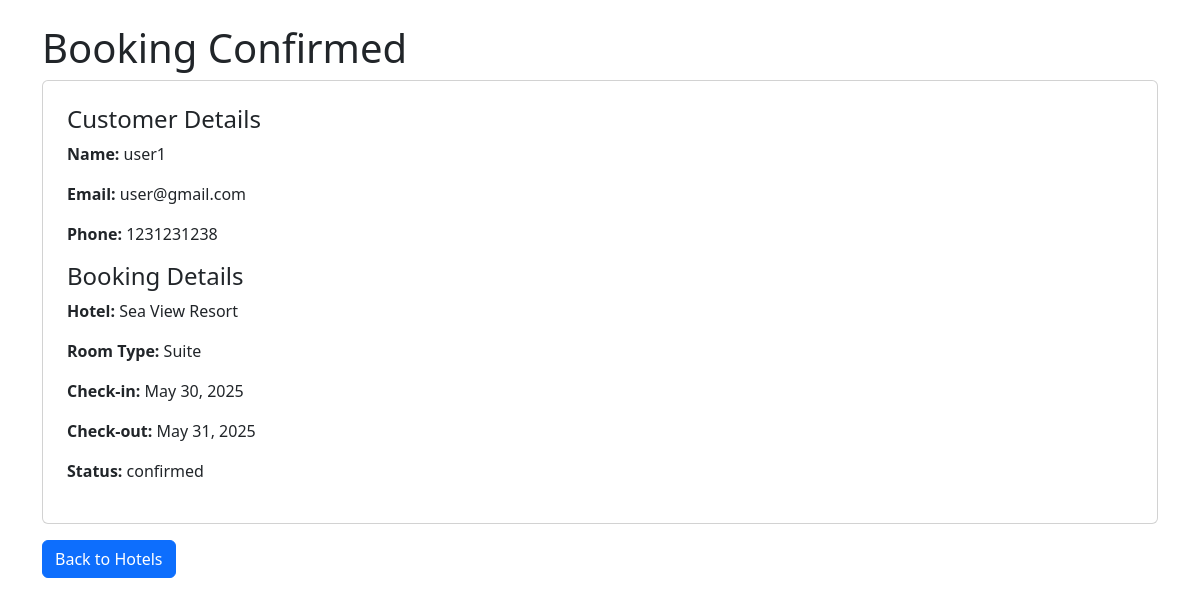
Page /booking/confirmation/7/ on the committed database.
### booking/models.py (models this page shows, shortened)
class Booking(models.Model):
    STATUS_CHOICES = (
        ('pending', 'Pending'),
        ('confirmed', 'Confirmed'),
        ('cancelled', 'Cancelled'),
    )
    customer = models.ForeignKey(Customer, on_delete=models.CASCADE, related_name='bookings')
    room = models.ForeignKey(Room, on_delete=models.CASCADE, related_name='bookings')
    check_in = models.DateField()
    check_out = models.DateField()
    status = models.CharField(max_length=10, choices=STATUS_CHOICES, default='pending')

class Customer(models.Model):
    name = models.CharField(max_length=200)
    email = models.EmailField()
    phone = models.CharField(max_length=20)

class Room(models.Model):
    hotel = models.ForeignKey(Hotel, on_delete=models.CASCADE, related_name='rooms')
    room_type = models.CharField(max_length=100)
    price = models.DecimalField(max_digits=8, decimal_places=2)
    availability = models.BooleanField(default=True)

class Hotel(models.Model):
    name = models.CharField(max_length=200)
    location = models.CharField(max_length=200)
    description = models.TextField()
    image = models.ImageField(upload_to='hotel_images/', blank=True, null=True)
    rating = models.DecimalField(max_digits=3, decimal_places=2, default=0.0)
    amenities = models.JSONField(default=list, blank=True)

### booking/views.py (the view)
# urls.py: path('booking/confirmation/<int:booking_id>/', views.booking_confirmation, name='booking_confirmation'),
def booking_confirmation(request, booking_id):
    booking = get_object_or_404(Booking, pk=booking_id)
    return render(request, 'booking/booking_confirmation.html', {'booking': booking})

### booking/templates/booking/booking_confirmation.html (shortened to what this page needs)
<!DOCTYPE html>
<html>
<head>
    <link href="https://cdn.jsdelivr.net/npm/bootstrap@5.3.0/dist/css/bootstrap.min.css" rel="stylesheet">
</head>
<body>
<div class="container mt-4 fade-in">
    <h1>Booking Confirmed</h1>
    <div class="card p-4">
        <h4>Customer Details</h4>
        <p><strong>Name:</strong> {{ booking.customer.name }}</p>
        <p><strong>Email:</strong> {{ booking.customer.email }}</p>
        <p><strong>Phone:</strong> {{ booking.customer.phone }}</p>
        <h4>Booking Details</h4>
        <p><strong>Hotel:</strong> {{ booking.room.hotel.name }}</p>
        <p><strong>Room Type:</strong> {{ booking.room.room_type }}</p>
        <p><strong>Check-in:</strong> {{ booking.check_in }}</p>
        <p><strong>Check-out:</strong> {{ booking.check_out }}</p>
        <p><strong>Status:</strong> {{ booking.status }}</p>
    </div>
    <a href="{% url 'booking:hotel_list' %}" class="btn btn-primary mt-3">Back to Hotels</a>
</div>
</body>
</html>

### booking/templates/booking/booking_confirmation.html (style rules this page uses)
.fade-in { animation: fadeIn 1s ease-in-out; }

### rows in the picture
Booking: customer.name "user1", customer.email "user@gmail.com", customer.phone "1231231238", room.hotel.name "Sea View Resort", room.room_type "Suite", check_in "May 30, 2025", check_out "May 31, 2025", status "confirmed"
